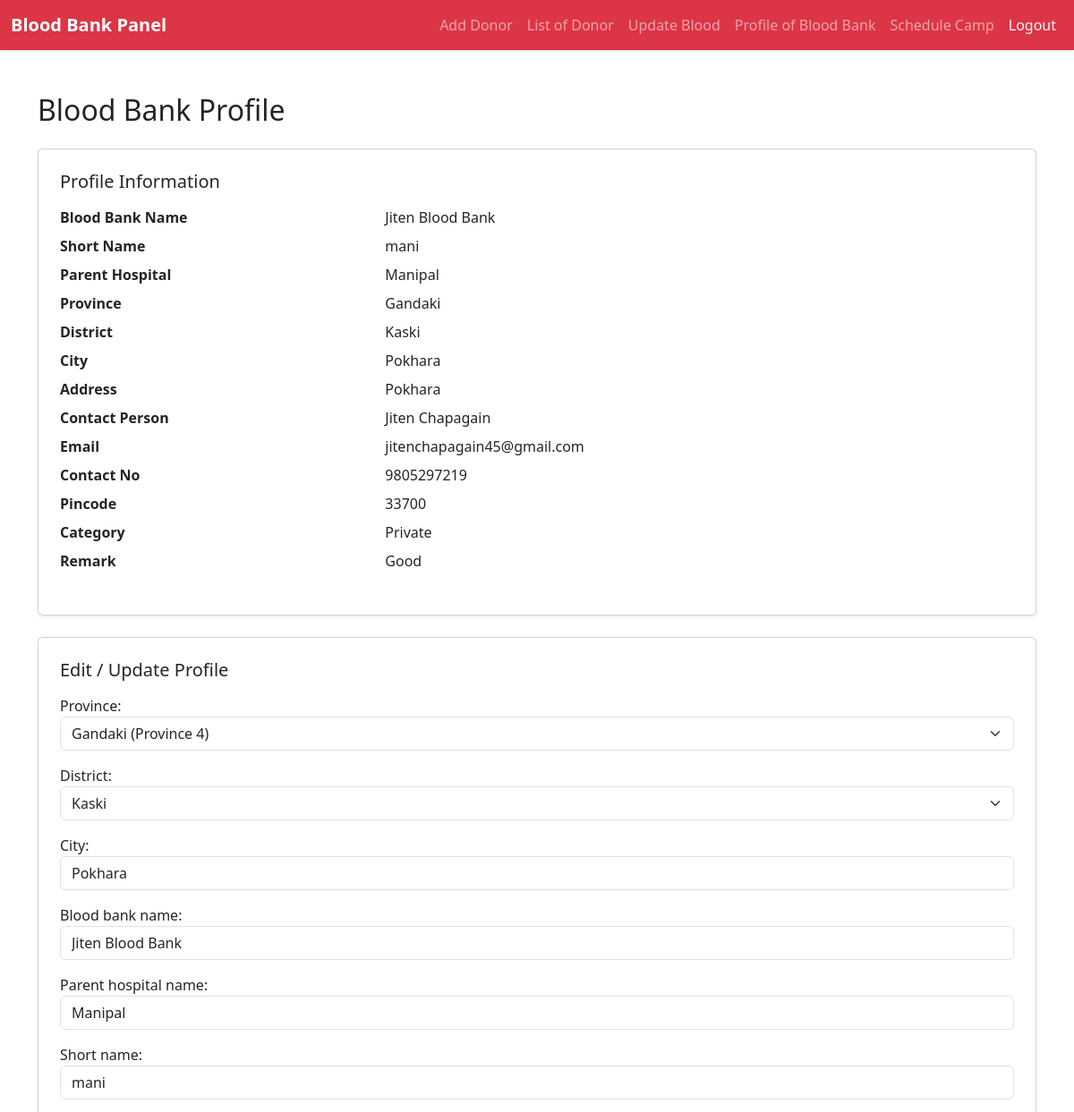
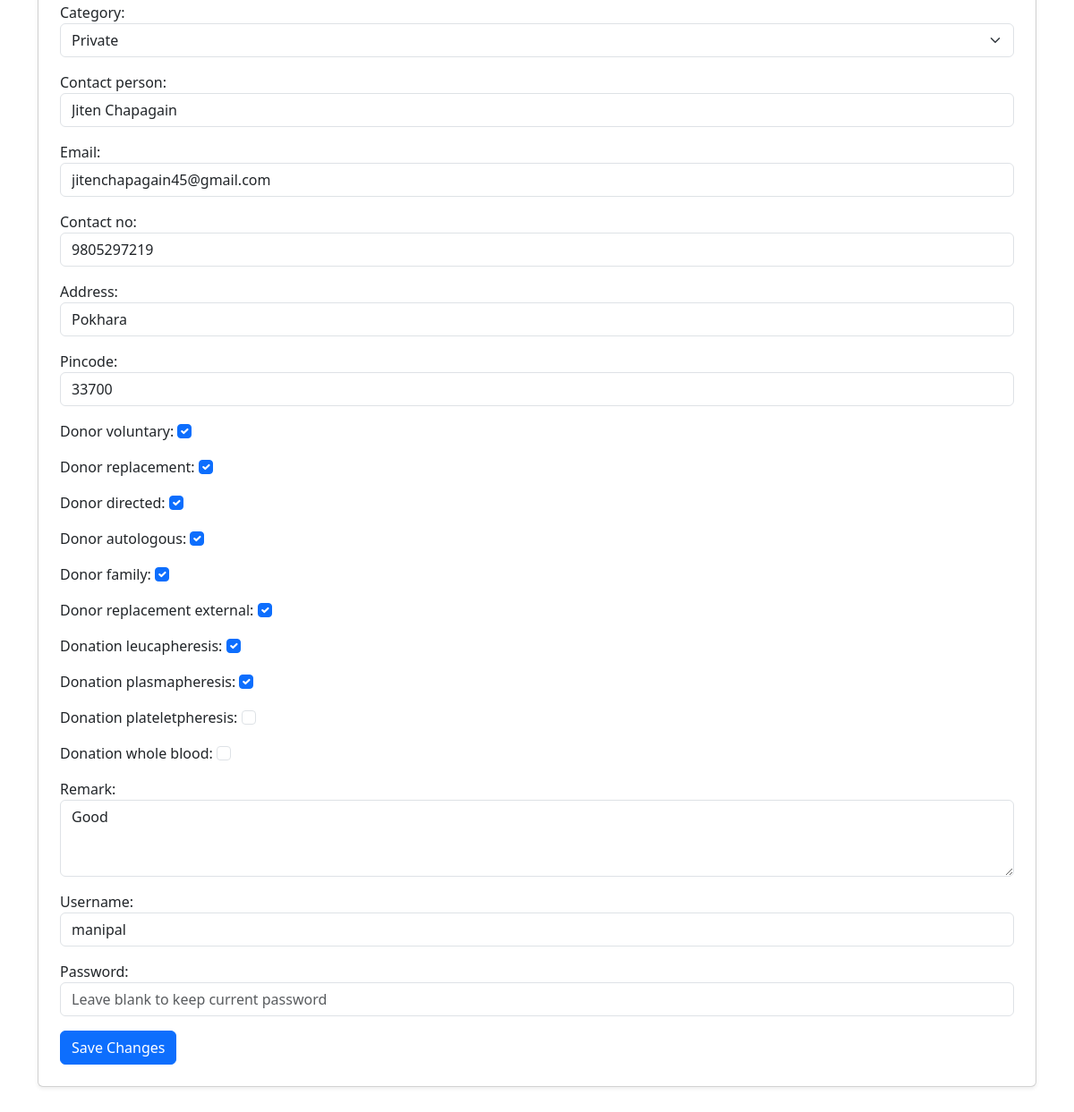
The app's page /bloodbank/profile/ (signed in) with its own data (2 pictures, top to bottom).
### core/models.py (models this page shows, shortened)
class BloodBankRegistration(models.Model):
    province = models.CharField(max_length=30, choices=PROVINCE_CHOICES)
    district = models.CharField(max_length=30, choices=DISTRICT_CHOICES)
    city = models.CharField(max_length=100)
    blood_bank_name = models.CharField(max_length=200)
    parent_hospital_name = models.CharField(max_length=200)
    short_name = models.CharField(max_length=100)
    category = models.CharField(max_length=30, choices=CATEGORY_CHOICES)
    contact_person = models.CharField(max_length=100)
    email = models.EmailField()
    contact_no = models.CharField(max_length=30)
    address = models.CharField(max_length=255)
    pincode = models.CharField(max_length=20)
    latitude = models.FloatField()
    longitude = models.FloatField()
    donor_voluntary = models.BooleanField(default=False)
    donor_replacement = models.BooleanField(default=False)
    donor_directed = models.BooleanField(default=False)
    donor_autologous = models.BooleanField(default=False)
    donor_family = models.BooleanField(default=False)
    donor_replacement_external = models.BooleanField(default=False)
    donation_leucapheresis = models.BooleanField(default=False)
    donation_plasmapheresis = models.BooleanField(default=False)
    donation_plateletpheresis = models.BooleanField(default=False)
    donation_whole_blood = models.BooleanField(default=False)
    remark = models.TextField(blank=True)
    username = models.CharField(max_length=100, unique=True)
    password = models.CharField(max_length=128)  # hashed
    submitted_at = models.DateTimeField(auto_now_add=True)

### core/views.py (the view)
# urls.py: path('bloodbank/profile/', views.bloodbank_profile, name='bloodbank_profile'),
def bloodbank_profile(request):
    user_id = request.session.get('bloodbank_user_id')
    if not user_id:
        return redirect('raktasewa_login')
    user = BloodBankRegistration.objects.get(id=user_id)
    if request.method == 'POST':
        from .forms import BloodBankRegistrationForm
        form = BloodBankRegistrationForm(request.POST, instance=user)
        form.fields['password'].required = False
        if form.is_valid():
            if form.cleaned_data['password']:
                user.password = form.cleaned_data['password']
            form.save()
            success = True
        else:
            success = False
    else:
        from .forms import BloodBankRegistrationForm
        form = BloodBankRegistrationForm(instance=user)
        form.fields['password'].required = False
        form.fields['password'].widget.attrs['placeholder'] = 'Leave blank to keep current password'
        success = None
    return render(request, 'bloodbank_profile.html', {'form': form, 'user': user, 'success': success})

### templates/bloodbank_profile.html (shortened to what this page needs)
{% extends 'base2.html' %}
{% block content %}
<div class="container my-5">
  <h2 class="mb-4">Blood Bank Profile</h2>
  <div class="card shadow-sm p-4 mb-4">
    <h5 class="mb-3">Profile Information</h5>
    <dl class="row">
      <dt class="col-sm-4">Blood Bank Name</dt>
      <dd class="col-sm-8">{{ user.blood_bank_name }}</dd>
      <dt class="col-sm-4">Short Name</dt>
      <dd class="col-sm-8">{{ user.short_name }}</dd>
      <dt class="col-sm-4">Parent Hospital</dt>
      <dd class="col-sm-8">{{ user.parent_hospital_name }}</dd>
      <dt class="col-sm-4">Province</dt>
      <dd class="col-sm-8">{{ user.province }}</dd>
      <dt class="col-sm-4">District</dt>
      <dd class="col-sm-8">{{ user.district }}</dd>
      <dt class="col-sm-4">City</dt>
      <dd class="col-sm-8">{{ user.city }}</dd>
      <dt class="col-sm-4">Address</dt>
      <dd class="col-sm-8">{{ user.address }}</dd>
      <dt class="col-sm-4">Contact Person</dt>
      <dd class="col-sm-8">{{ user.contact_person }}</dd>
      <dt class="col-sm-4">Email</dt>
      <dd class="col-sm-8">{{ user.email }}</dd>
      <dt class="col-sm-4">Contact No</dt>
      <dd class="col-sm-8">{{ user.contact_no }}</dd>
      <dt class="col-sm-4">Pincode</dt>
      <dd class="col-sm-8">{{ user.pincode }}</dd>
      <dt class="col-sm-4">Category</dt>
      <dd class="col-sm-8">{{ user.category }}</dd>
      <dt class="col-sm-4">Remark</dt>
      <dd class="col-sm-8">{{ user.remark }}</dd>
    </dl>
  </div>
  <div class="card shadow-sm p-4">
    <h5 class="mb-3">Edit / Update Profile</h5>
    <form method="post">
      {% for field in form.visible_fields %}
        <div class="mb-3">
          {{ field.label_tag }} {{ field }}
        </div>
      {% endfor %}
      <button type="submit" class="btn btn-primary">Save Changes</button>
    </form>
  </div>
</div>
{% endblock %}

### records on screen
BloodBankRegistration: blood_bank_name "Jiten Blood Bank", short_name "mani", parent_hospital_name "Manipal", province "Gandaki", district "Kaski", city "Pokhara", address "Pokhara", contact_person "Jiten Chapagain", email "jitenchapagain45@gmail.com", contact_no "9805297219", pincode "33700", category "Private", remark "Good", visible_fields "Gandaki (Province 4)" "Kaski" "Pokhara" "Jiten Blood Bank" "Manipal" "mani" "Private" "Jiten Chapagain" "jitenchapagain45@gmail.com" "9805297219" "Pokhara" "33700" "☑" "☑" "☑" "☑" "☑" "☑" "☑" "☑" "Good" "manipal"

### other values on screen
{{ field.label_tag }} "Province:" "District:" "City:" "Blood bank name:" "Parent hospital name:" "Short name:" "Category:" "Contact person:" "Email:" "Contact no:" "Address:" "Pincode:" "Donor voluntary:" "Donor replacement:" "Donor directed:" "Donor autologous:" "Donor family:" "Donor replacement external:" "Donation leucapheresis:" "Donation plasmapheresis:" "Donation plateletpheresis:" "Donation whole blood:" "Remark:" "Username:" "Password:"
